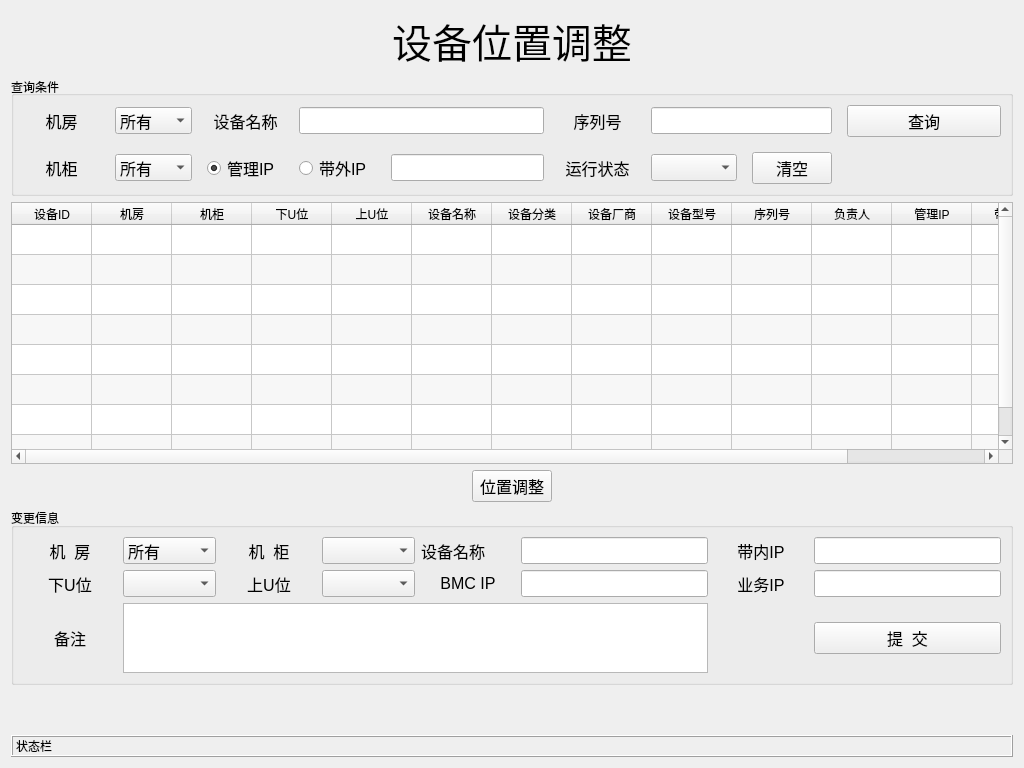
<?xml version="1.0" encoding="UTF-8"?>
<ui version="4.0">
 <class>MachineSwitch</class>
 <widget class="QWidget" name="MachineSwitch">
  <property name="geometry">
   <rect>
    <x>0</x>
    <y>0</y>
    <width>1024</width>
    <height>768</height>
   </rect>
  </property>
  <property name="windowTitle">
   <string>设备位置调整</string>
  </property>
  <layout class="QHBoxLayout" name="horizontalLayout_3">
   <item>
    <layout class="QGridLayout" name="gridLayout_3" rowstretch="1,2,6,1,2,1,0">
     <item row="6" column="0" colspan="3">
      <widget class="QLabel" name="lb_status">
       <property name="frameShape">
        <enum>QFrame::Box</enum>
       </property>
       <property name="frameShadow">
        <enum>QFrame::Raised</enum>
       </property>
       <property name="text">
        <string>状态栏</string>
       </property>
      </widget>
     </item>
     <item row="4" column="0" colspan="3">
      <widget class="QGroupBox" name="gbox_switch">
       <property name="title">
        <string>变更信息</string>
       </property>
       <layout class="QHBoxLayout" name="horizontalLayout">
        <item>
         <layout class="QGridLayout" name="gridLayout_2" rowstretch="1,0,0" columnstretch="1,1,1,1,1,2,1,2">
          <item row="2" column="1" colspan="5">
           <widget class="QTextEdit" name="te_sw_remark">
            <property name="sizePolicy">
             <sizepolicy hsizetype="Expanding" vsizetype="Preferred">
              <horstretch>0</horstretch>
              <verstretch>0</verstretch>
             </sizepolicy>
            </property>
            <property name="font">
             <font>
              <pointsize>12</pointsize>
             </font>
            </property>
           </widget>
          </item>
          <item row="0" column="1">
           <widget class="QComboBox" name="cb_sw_room">
            <property name="font">
             <font>
              <pointsize>12</pointsize>
             </font>
            </property>
            <item>
             <property name="text">
              <string>所有</string>
             </property>
            </item>
           </widget>
          </item>
          <item row="2" column="7">
           <widget class="QPushButton" name="bt_sw_commit">
            <property name="font">
             <font>
              <pointsize>12</pointsize>
             </font>
            </property>
            <property name="text">
             <string>提  交</string>
            </property>
           </widget>
          </item>
          <item row="1" column="3">
           <widget class="QComboBox" name="cb_sw_up_pos">
            <property name="font">
             <font>
              <pointsize>12</pointsize>
             </font>
            </property>
           </widget>
          </item>
          <item row="0" column="3">
           <widget class="QComboBox" name="cb_sw_cabinet">
            <property name="font">
             <font>
              <pointsize>12</pointsize>
             </font>
            </property>
           </widget>
          </item>
          <item row="2" column="0">
           <widget class="QLabel" name="label_3">
            <property name="font">
             <font>
              <pointsize>12</pointsize>
             </font>
            </property>
            <property name="text">
             <string>备注</string>
            </property>
            <property name="alignment">
             <set>Qt::AlignCenter</set>
            </property>
           </widget>
          </item>
          <item row="0" column="0">
           <widget class="QLabel" name="label_9">
            <property name="font">
             <font>
              <pointsize>12</pointsize>
             </font>
            </property>
            <property name="text">
             <string>机  房</string>
            </property>
            <property name="alignment">
             <set>Qt::AlignCenter</set>
            </property>
           </widget>
          </item>
          <item row="1" column="0">
           <widget class="QLabel" name="label">
            <property name="font">
             <font>
              <pointsize>12</pointsize>
             </font>
            </property>
            <property name="text">
             <string>下U位</string>
            </property>
            <property name="alignment">
             <set>Qt::AlignCenter</set>
            </property>
           </widget>
          </item>
          <item row="1" column="2">
           <widget class="QLabel" name="label_2">
            <property name="font">
             <font>
              <pointsize>12</pointsize>
             </font>
            </property>
            <property name="text">
             <string>上U位</string>
            </property>
            <property name="alignment">
             <set>Qt::AlignCenter</set>
            </property>
           </widget>
          </item>
          <item row="1" column="1">
           <widget class="QComboBox" name="cb_sw_down_pos">
            <property name="font">
             <font>
              <pointsize>12</pointsize>
             </font>
            </property>
           </widget>
          </item>
          <item row="0" column="2">
           <widget class="QLabel" name="label_8">
            <property name="font">
             <font>
              <pointsize>12</pointsize>
             </font>
            </property>
            <property name="text">
             <string>机  柜</string>
            </property>
            <property name="alignment">
             <set>Qt::AlignCenter</set>
            </property>
           </widget>
          </item>
          <item row="1" column="7">
           <widget class="QLineEdit" name="le_sw_app_ip">
            <property name="font">
             <font>
              <pointsize>12</pointsize>
             </font>
            </property>
           </widget>
          </item>
          <item row="1" column="6">
           <widget class="QLabel" name="label_12">
            <property name="font">
             <font>
              <pointsize>12</pointsize>
             </font>
            </property>
            <property name="text">
             <string>业务IP</string>
            </property>
            <property name="alignment">
             <set>Qt::AlignCenter</set>
            </property>
           </widget>
          </item>
          <item row="1" column="4">
           <widget class="QLabel" name="label_11">
            <property name="font">
             <font>
              <pointsize>12</pointsize>
             </font>
            </property>
            <property name="text">
             <string>BMC IP</string>
            </property>
            <property name="alignment">
             <set>Qt::AlignCenter</set>
            </property>
           </widget>
          </item>
          <item row="1" column="5">
           <widget class="QLineEdit" name="le_sw_bmc_ip">
            <property name="font">
             <font>
              <pointsize>12</pointsize>
             </font>
            </property>
           </widget>
          </item>
          <item row="0" column="7">
           <widget class="QLineEdit" name="le_sw_mg_ip">
            <property name="font">
             <font>
              <pointsize>12</pointsize>
             </font>
            </property>
           </widget>
          </item>
          <item row="0" column="6">
           <widget class="QLabel" name="label_10">
            <property name="font">
             <font>
              <pointsize>12</pointsize>
             </font>
            </property>
            <property name="text">
             <string>带内IP</string>
            </property>
            <property name="alignment">
             <set>Qt::AlignCenter</set>
            </property>
           </widget>
          </item>
          <item row="0" column="4">
           <widget class="QLabel" name="label_13">
            <property name="font">
             <font>
              <pointsize>12</pointsize>
             </font>
            </property>
            <property name="text">
             <string>设备名称</string>
            </property>
           </widget>
          </item>
          <item row="0" column="5">
           <widget class="QLineEdit" name="le_sw_machine_name">
            <property name="font">
             <font>
              <pointsize>12</pointsize>
             </font>
            </property>
           </widget>
          </item>
         </layout>
        </item>
       </layout>
      </widget>
     </item>
     <item row="3" column="1">
      <widget class="QPushButton" name="bt_switch">
       <property name="font">
        <font>
         <pointsize>12</pointsize>
        </font>
       </property>
       <property name="text">
        <string>位置调整</string>
       </property>
      </widget>
     </item>
     <item row="3" column="0">
      <spacer name="horizontalSpacer_2">
       <property name="orientation">
        <enum>Qt::Horizontal</enum>
       </property>
       <property name="sizeHint" stdset="0">
        <size>
         <width>308</width>
         <height>20</height>
        </size>
       </property>
      </spacer>
     </item>
     <item row="3" column="2">
      <spacer name="horizontalSpacer">
       <property name="orientation">
        <enum>Qt::Horizontal</enum>
       </property>
       <property name="sizeHint" stdset="0">
        <size>
         <width>288</width>
         <height>20</height>
        </size>
       </property>
      </spacer>
     </item>
     <item row="2" column="0" colspan="3">
      <widget class="QTableWidget" name="tb_display">
       <property name="editTriggers">
        <set>QAbstractItemView::NoEditTriggers</set>
       </property>
       <property name="alternatingRowColors">
        <bool>true</bool>
       </property>
       <property name="selectionBehavior">
        <enum>QAbstractItemView::SelectRows</enum>
       </property>
       <property name="gridStyle">
        <enum>Qt::SolidLine</enum>
       </property>
       <property name="sortingEnabled">
        <bool>false</bool>
       </property>
       <property name="rowCount">
        <number>8</number>
       </property>
       <attribute name="horizontalHeaderVisible">
        <bool>true</bool>
       </attribute>
       <attribute name="horizontalHeaderCascadingSectionResizes">
        <bool>false</bool>
       </attribute>
       <attribute name="horizontalHeaderDefaultSectionSize">
        <number>80</number>
       </attribute>
       <attribute name="verticalHeaderVisible">
        <bool>false</bool>
       </attribute>
       <attribute name="verticalHeaderCascadingSectionResizes">
        <bool>false</bool>
       </attribute>
       <row/>
       <row/>
       <row/>
       <row/>
       <row/>
       <row/>
       <row/>
       <row/>
       <column>
        <property name="text">
         <string>设备ID</string>
        </property>
       </column>
       <column>
        <property name="text">
         <string>机房</string>
        </property>
       </column>
       <column>
        <property name="text">
         <string>机柜</string>
        </property>
       </column>
       <column>
        <property name="text">
         <string>下U位</string>
        </property>
       </column>
       <column>
        <property name="text">
         <string>上U位</string>
        </property>
       </column>
       <column>
        <property name="text">
         <string>设备名称</string>
        </property>
       </column>
       <column>
        <property name="text">
         <string>设备分类</string>
        </property>
       </column>
       <column>
        <property name="text">
         <string>设备厂商</string>
        </property>
       </column>
       <column>
        <property name="text">
         <string>设备型号</string>
        </property>
       </column>
       <column>
        <property name="text">
         <string>序列号</string>
        </property>
       </column>
       <column>
        <property name="text">
         <string>负责人</string>
        </property>
       </column>
       <column>
        <property name="text">
         <string>管理IP</string>
        </property>
       </column>
       <column>
        <property name="text">
         <string>带外IP</string>
        </property>
       </column>
       <column>
        <property name="text">
         <string>备注</string>
        </property>
       </column>
       <item row="0" column="0">
        <property name="text">
         <string/>
        </property>
       </item>
      </widget>
     </item>
     <item row="1" column="0" colspan="3">
      <widget class="QGroupBox" name="groupBox">
       <property name="sizePolicy">
        <sizepolicy hsizetype="Preferred" vsizetype="Preferred">
         <horstretch>0</horstretch>
         <verstretch>0</verstretch>
        </sizepolicy>
       </property>
       <property name="styleSheet">
        <string notr="true"/>
       </property>
       <property name="title">
        <string>查询条件</string>
       </property>
       <property name="alignment">
        <set>Qt::AlignLeading|Qt::AlignLeft|Qt::AlignVCenter</set>
       </property>
       <property name="flat">
        <bool>false</bool>
       </property>
       <layout class="QHBoxLayout" name="horizontalLayout_2">
        <item>
         <layout class="QGridLayout" name="gridLayout" columnstretch="1,1,1,1,2,1,1,1,2">
          <property name="spacing">
           <number>15</number>
          </property>
          <item row="1" column="3">
           <widget class="QRadioButton" name="rd_bmc_ip">
            <property name="font">
             <font>
              <pointsize>12</pointsize>
             </font>
            </property>
            <property name="text">
             <string>带外IP</string>
            </property>
           </widget>
          </item>
          <item row="0" column="0">
           <widget class="QLabel" name="label_5">
            <property name="font">
             <font>
              <pointsize>12</pointsize>
             </font>
            </property>
            <property name="text">
             <string>机房</string>
            </property>
            <property name="alignment">
             <set>Qt::AlignCenter</set>
            </property>
           </widget>
          </item>
          <item row="0" column="1">
           <widget class="QComboBox" name="cb_room">
            <property name="font">
             <font>
              <pointsize>12</pointsize>
             </font>
            </property>
            <item>
             <property name="text">
              <string>所有</string>
             </property>
            </item>
           </widget>
          </item>
          <item row="0" column="3" colspan="2">
           <widget class="QLineEdit" name="machine_name">
            <property name="font">
             <font>
              <pointsize>12</pointsize>
             </font>
            </property>
           </widget>
          </item>
          <item row="0" column="8">
           <widget class="QPushButton" name="bt_select">
            <property name="font">
             <font>
              <pointsize>12</pointsize>
             </font>
            </property>
            <property name="text">
             <string>查询</string>
            </property>
           </widget>
          </item>
          <item row="1" column="5">
           <widget class="QLabel" name="label_7">
            <property name="font">
             <font>
              <pointsize>12</pointsize>
             </font>
            </property>
            <property name="text">
             <string>运行状态</string>
            </property>
            <property name="alignment">
             <set>Qt::AlignCenter</set>
            </property>
           </widget>
          </item>
          <item row="1" column="1">
           <widget class="QComboBox" name="cb_cabinet">
            <property name="font">
             <font>
              <pointsize>12</pointsize>
             </font>
            </property>
            <item>
             <property name="text">
              <string>所有</string>
             </property>
            </item>
           </widget>
          </item>
          <item row="1" column="2">
           <widget class="QRadioButton" name="rd_mg_ip">
            <property name="font">
             <font>
              <pointsize>12</pointsize>
             </font>
            </property>
            <property name="text">
             <string>管理IP</string>
            </property>
            <property name="checked">
             <bool>true</bool>
            </property>
           </widget>
          </item>
          <item row="1" column="4">
           <widget class="QLineEdit" name="mg_ip">
            <property name="font">
             <font>
              <pointsize>12</pointsize>
             </font>
            </property>
            <property name="text">
             <string/>
            </property>
           </widget>
          </item>
          <item row="1" column="6">
           <widget class="QComboBox" name="cb_state">
            <property name="font">
             <font>
              <pointsize>12</pointsize>
             </font>
            </property>
           </widget>
          </item>
          <item row="0" column="5">
           <widget class="QLabel" name="label_6">
            <property name="font">
             <font>
              <pointsize>12</pointsize>
             </font>
            </property>
            <property name="text">
             <string>序列号</string>
            </property>
            <property name="alignment">
             <set>Qt::AlignCenter</set>
            </property>
           </widget>
          </item>
          <item row="1" column="0">
           <widget class="QLabel" name="label_4">
            <property name="font">
             <font>
              <pointsize>12</pointsize>
             </font>
            </property>
            <property name="text">
             <string>机柜</string>
            </property>
            <property name="alignment">
             <set>Qt::AlignCenter</set>
            </property>
           </widget>
          </item>
          <item row="0" column="2">
           <widget class="QLabel" name="lb_machine_name">
            <property name="font">
             <font>
              <pointsize>12</pointsize>
             </font>
            </property>
            <property name="text">
             <string>设备名称</string>
            </property>
            <property name="alignment">
             <set>Qt::AlignCenter</set>
            </property>
           </widget>
          </item>
          <item row="1" column="7">
           <widget class="QPushButton" name="bt_clear">
            <property name="font">
             <font>
              <pointsize>12</pointsize>
             </font>
            </property>
            <property name="text">
             <string>清空</string>
            </property>
           </widget>
          </item>
          <item row="0" column="6" colspan="2">
           <widget class="QLineEdit" name="le_sn">
            <property name="font">
             <font>
              <pointsize>12</pointsize>
             </font>
            </property>
           </widget>
          </item>
         </layout>
        </item>
       </layout>
      </widget>
     </item>
     <item row="0" column="0" colspan="3">
      <widget class="QLabel" name="lb_title">
       <property name="font">
        <font>
         <pointsize>30</pointsize>
         <underline>false</underline>
        </font>
       </property>
       <property name="styleSheet">
        <string notr="true"/>
       </property>
       <property name="text">
        <string>设备位置调整</string>
       </property>
       <property name="alignment">
        <set>Qt::AlignCenter</set>
       </property>
      </widget>
     </item>
     <item row="5" column="0">
      <spacer name="verticalSpacer">
       <property name="orientation">
        <enum>Qt::Vertical</enum>
       </property>
       <property name="sizeHint" stdset="0">
        <size>
         <width>20</width>
         <height>40</height>
        </size>
       </property>
      </spacer>
     </item>
    </layout>
   </item>
  </layout>
 </widget>
 <resources/>
 <connections/>
</ui>
